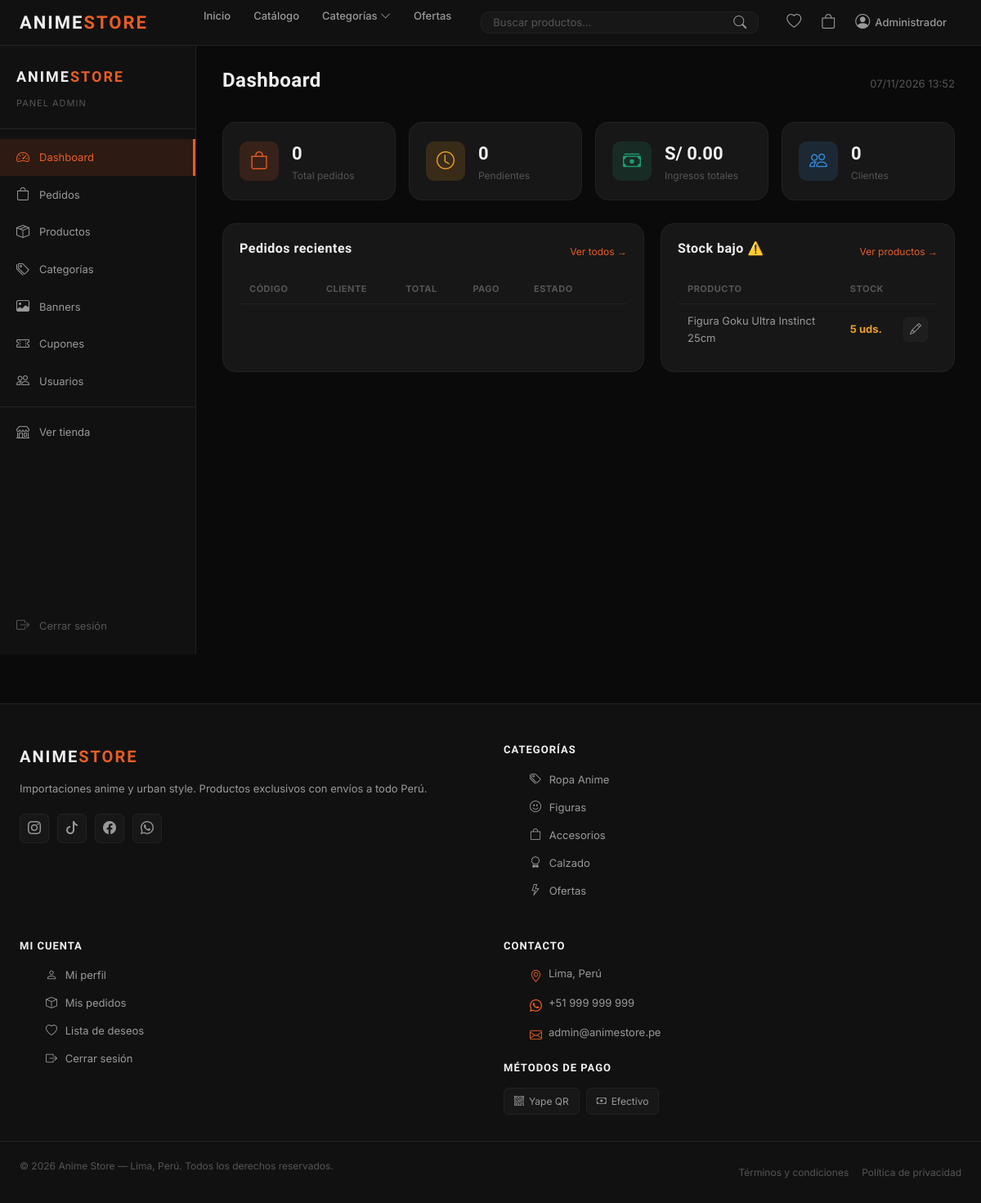
Page /admin/index.php (signed in) on the committed database.
### tables this page shows
CREATE TABLE `productos` (
  `id_producto` int unsigned NOT NULL AUTO_INCREMENT,
  `id_categoria` int unsigned NOT NULL,
  `nombre` varchar(150) NOT NULL,
  `descripcion` text,
  `precio` decimal(10,2) NOT NULL,
  `precio_anterior` decimal(10,2) DEFAULT NULL,
  `stock` int NOT NULL DEFAULT '0',
  `destacado` tinyint(1) NOT NULL DEFAULT '0',
  `activo` tinyint(1) NOT NULL DEFAULT '1',
  `fecha_creacion` datetime NOT NULL DEFAULT CURRENT_TIMESTAMP,
  PRIMARY KEY (`id_producto`),
  KEY `idx_categoria` (`id_categoria`),
  KEY `idx_activo` (`activo`),
  CONSTRAINT `fk_prod_cat` FOREIGN KEY (`id_categoria`) REFERENCES `categorias` (`id_categoria`)
);

CREATE TABLE `categorias` (
  `id_categoria` int unsigned NOT NULL AUTO_INCREMENT,
  `nombre` varchar(100) NOT NULL,
  `descripcion` text,
  `imagen` varchar(255) DEFAULT NULL,
  `activa` tinyint(1) NOT NULL DEFAULT '1',
  PRIMARY KEY (`id_categoria`)
);

### includes/funciones.php (called while the page is built, shortened)
<?php
function sanitizar($dato) {
    return htmlspecialchars(strip_tags(trim($dato)));
}

### config/database.php (called while the page is built, shortened)
<?php
function conectar() {
    static $conn = null;
    if ($conn === null) {
        $conn = new mysqli(DB_HOST, DB_USER, DB_PASS, DB_NAME);
        $conn->set_charset(DB_CHARSET);
    }
    return $conn;
}

### config/session.php (called while the page is built, shortened)
<?php
function esta_logueado() {
    return isset($_SESSION['usuario']['id_usuario']);
}

### admin/index.php (the view, shortened to what this page needs)
<?php
require_once '../includes/header.php';
$conn = conectar();
$total_usuarios   = $conn->query("SELECT COUNT(*) as t FROM usuarios WHERE rol = 'cliente'")->fetch_assoc()['t'];
$total_pedidos    = $conn->query("SELECT COUNT(*) as t FROM pedidos")->fetch_assoc()['t'];
$pedidos_pend     = $conn->query("SELECT COUNT(*) as t FROM pedidos WHERE estado = 'pendiente'")->fetch_assoc()['t'];
$ingresos         = $conn->query("SELECT COALESCE(SUM(total),0) as t FROM pedidos WHERE estado != 'cancelado'")->fetch_assoc()['t'];
$stock_bajo = $conn->query("
    SELECT id_producto, nombre, stock FROM productos
    WHERE activo = 1 AND stock <= 5
    ORDER BY stock ASC
    LIMIT 5
");
?>
<div class="sp-admin-wrap">
    <?php include ROOT_PATH . '/admin/includes/sidebar.php'; ?>
    <div class="sp-admin-content">
        <div class="sp-admin-header">
            <h1 class="sp-admin-titulo">Dashboard</h1>
            <span class="sp-admin-fecha"><?= date('d/m/Y H:i') ?></span>
        </div>
        <div class="sp-stats-grid">
            <div class="sp-stat-card">
                <div class="sp-stat-icon" style="background:rgba(232,93,36,0.15);color:#e85d24">
                    <i class="bi bi-bag"></i>
                </div>
                <div class="sp-stat-info">
                    <span class="sp-stat-valor"><?= $total_pedidos ?></span>
                    <span class="sp-stat-label">Total pedidos</span>
                </div>
            </div>
            <div class="sp-stat-card">
                <div class="sp-stat-icon" style="background:rgba(239,159,39,0.15);color:#EF9F27">
                    <i class="bi bi-clock"></i>
                </div>
                <div class="sp-stat-info">
                    <span class="sp-stat-valor"><?= $pedidos_pend ?></span>
                    <span class="sp-stat-label">Pendientes</span>
                </div>
            </div>
            <div class="sp-stat-card">
                <div class="sp-stat-icon" style="background:rgba(29,158,117,0.15);color:#1d9e75">
                    <i class="bi bi-cash-stack"></i>
                </div>
                <div class="sp-stat-info">
                    <span class="sp-stat-valor">S/ <?= number_format($ingresos, 2) ?></span>
                    <span class="sp-stat-label">Ingresos totales</span>
                </div>
            </div>
            <div class="sp-stat-card">
                <div class="sp-stat-icon" style="background:rgba(55,138,221,0.15);color:#378add">
                    <i class="bi bi-people"></i>
                </div>
                <div class="sp-stat-info">
                    <span class="sp-stat-valor"><?= $total_usuarios ?></span>
                    <span class="sp-stat-label">Clientes</span>
                </div>
            </div>
        </div>
        <div class="sp-admin-grid">
            <div class="sp-admin-card">
                <div class="sp-admin-card-header">
                    <h3>Pedidos recientes</h3>
                    <a href="<?= BASE_URL ?>/admin/pedidos" class="sp-admin-link">Ver todos →</a>
                </div>
                <div class="sp-tabla-wrap">
                    <table class="sp-tabla">
                        <thead>
                            <tr>
                                <th>Código</th>
                                <th>Cliente</th>
                                <th>Total</th>
                                <th>Pago</th>
                                <th>Estado</th>
                                <th></th>
                            </tr>
                        </thead>
                    </table>
                </div>
            </div>
            <div class="sp-admin-card">
                <div class="sp-admin-card-header">
                    <h3>Stock bajo ⚠️</h3>
                    <a href="<?= BASE_URL ?>/admin/productos" class="sp-admin-link">Ver productos →</a>
                </div>
                <?php if ($stock_bajo->num_rows === 0): ?>
                <p style="color:var(--text-muted);font-size:14px;padding:16px 0">Todo el stock está bien.</p>
                <?php else: ?>
                <div class="sp-tabla-wrap">
                    <table class="sp-tabla">
                        <thead>
                            <tr><th>Producto</th><th>Stock</th><th></th></tr>
                        </thead>
                        <tbody>
                            <?php while ($s = $stock_bajo->fetch_assoc()): ?>
                            <tr>
                                <td><?= sanitizar($s['nombre']) ?></td>
                                <td>
                                    <span style="color:<?= $s['stock'] == 0 ? 'var(--error)' : 'var(--warning)' ?>;font-weight:700">
                                        <?= $s['stock'] ?> uds.
                                    </span>
                                </td>
                                <td>
                                    <a href="<?= BASE_URL ?>/admin/productos?editar=<?= $s['id_producto'] ?>" class="sp-admin-btn-sm">
                                        <i class="bi bi-pencil"></i>
                                    </a>
                                </td>
                            </tr>
                            <?php endwhile; ?>
                        </tbody>
                    </table>
                </div>
                <?php endif; ?>
            </div>
        </div>
    </div>
</div>
<?php require_once ROOT_PATH . '/includes/footer.php'; ?>

### includes/footer.php (shortened to what this page needs)
</main>
<footer class="sp-footer">
    <div class="sp-footer-inner">
        <div class="sp-footer-col">
            <a href="<?= BASE_URL ?>" class="sp-logo sp-footer-logo">
                ANIME<span>STORE</span>
            </a>
            <p class="sp-footer-desc">
                Importaciones anime y urban style. Productos exclusivos con envíos a todo Perú.
            </p>
            <div class="sp-footer-social">
                <a href="#" title="Instagram"><i class="bi bi-instagram"></i></a>
                <a href="#" title="TikTok"><i class="bi bi-tiktok"></i></a>
                <a href="#" title="Facebook"><i class="bi bi-facebook"></i></a>
                <a href="#" title="WhatsApp"><i class="bi bi-whatsapp"></i></a>
            </div>
        </div>
        <div class="sp-footer-col">
            <h4 class="sp-footer-title">Categorías</h4>
            <ul class="sp-footer-links">
                <?php foreach ($menu_categorias as $i => $mc): ?>
                <li><a href="<?= BASE_URL ?>/catalogo?categoria=<?= $mc['id_categoria'] ?>"><i class="bi <?= $menu_iconos[$i % count($menu_iconos)] ?>"></i> <?= sanitizar($mc['nombre']) ?></a></li>
                <?php endforeach; ?>
                <li><a href="<?= BASE_URL ?>/catalogo?oferta=1"><i class="bi bi-lightning"></i> Ofertas</a></li>
            </ul>
        </div>
        <div class="sp-footer-col">
            <h4 class="sp-footer-title">Mi cuenta</h4>
            <ul class="sp-footer-links">
                <?php if (esta_logueado()): ?>
                <li><a href="<?= BASE_URL ?>/mi-cuenta"><i class="bi bi-person"></i> Mi perfil</a></li>
                <li><a href="<?= BASE_URL ?>/mi-cuenta?tab=pedidos"><i class="bi bi-box"></i> Mis pedidos</a></li>
                <li><a href="<?= BASE_URL ?>/wishlist"><i class="bi bi-heart"></i> Lista de deseos</a></li>
                <li><a href="<?= BASE_URL ?>/logout"><i class="bi bi-box-arrow-right"></i> Cerrar sesión</a></li>
                <?php else: ?>
                <li><a href="#" onclick="abrirModal('modalLogin')"><i class="bi bi-person"></i> Iniciar sesión</a></li>
                <li><a href="#" onclick="cambiarTab('registro')"><i class="bi bi-pencil"></i> Registrarse</a></li>
                <li><a href="<?= BASE_URL ?>/carrito"><i class="bi bi-bag"></i> Mi carrito</a></li>
                <?php endif; ?>
            </ul>
        </div>
        <div class="sp-footer-col">
            <h4 class="sp-footer-title">Contacto</h4>
            <ul class="sp-footer-links sp-footer-contact">
                <li>
                    <i class="bi bi-geo-alt"></i>
                    <?= TIENDA_DIRECCION ?>
                </li>
                <li>
                    <i class="bi bi-whatsapp"></i>
                    <a href="https://wa.me/<?= str_replace(['+', ' '], '', TIENDA_TELEFONO) ?>">
                        <?= TIENDA_TELEFONO ?>
                    </a>
                </li>
                <li>
                    <i class="bi bi-envelope"></i>
                    <a href="mailto:<?= TIENDA_EMAIL ?>"><?= TIENDA_EMAIL ?></a>
                </li>
            </ul>
            <h4 class="sp-footer-title" style="margin-top:20px">Métodos de pago</h4>
            <div class="sp-footer-pagos">
                <span class="sp-pago-badge">
                    <i class="bi bi-qr-code"></i> Yape QR
                </span>
                <span class="sp-pago-badge">
                    <i class="bi bi-cash"></i> Efectivo
                </span>
            </div>
        </div>
    </div>
    <div class="sp-footer-bottom">
        <p>© <?= date('Y') ?> <?= TIENDA_NOMBRE ?> — Lima, Perú. Todos los derechos reservados.</p>
        <div class="sp-footer-bottom-links">
            <a href="<?= BASE_URL ?>/terminos">Términos y condiciones</a>
            <a href="<?= BASE_URL ?>/privacidad">Política de privacidad</a>
        </div>
    </div>
</footer>
</body>
</html>

### assets/css/style.css (style rules this page uses)
:root { --bg-primary: #0a0a0a; --bg-secondary: #111111; --bg-card: #171717; --bg-hover: #1e1e1e; --accent: #e85d24; --accent-hover: #d14d18; --accent-soft: rgba(232, 93, 36, 0.12); --text-primary: #f0f0f0; --text-secondary: #999999; --text-muted: #555555; --border: #222222; --border-hover: #333333; --success: #1d9e75; --error: #e24b4a; --warning: #EF9F27; --radius-sm: 6px; --radius-md: 10px; --radius-lg: 16px; --shadow: 0 4px 24px rgba(0,0,0,0.4); --font-titulo: 'Rajdhani', sans-serif; --font-body: 'Inter', sans-serif; --nav-h: 56px; --transition: all 0.2s ease; }
*, *::before, *::after { box-sizing: border-box; margin: 0; padding: 0; }
html { scroll-behavior: smooth; }
body { background: var(--bg-primary); color: var(--text-primary); font-family: var(--font-body); font-size: 15px; line-height: 1.6; min-height: 100vh; }
a { color: inherit; text-decoration: none; transition: var(--transition); }
ul { list-style: none; }
.sp-logo { font-family: var(--font-titulo); font-size: 22px; font-weight: 700; letter-spacing: 2px; color: var(--text-primary); flex-shrink: 0; }
.sp-logo span { color: var(--accent); }
.sp-footer { background: var(--bg-secondary); border-top: 1px solid var(--border); margin-top: 60px; }
.sp-footer-inner { max-width: 1400px; margin: 0 auto; padding: 48px 24px 32px; display: grid; grid-template-columns: 2fr 1fr 1fr 1.5fr; gap: 40px; }
.sp-footer-logo { font-size: 20px; margin-bottom: 12px; display: block; }
.sp-footer-desc { font-size: 13px; color: var(--text-secondary); line-height: 1.7; margin-bottom: 20px; }
.sp-footer-social { display: flex; gap: 10px; }
.sp-footer-social a { width: 36px; height: 36px; background: var(--bg-card); border: 1px solid var(--border); border-radius: var(--radius-sm); display: flex; align-items: center; justify-content: center; font-size: 16px; color: var(--text-secondary); transition: var(--transition); }
.sp-footer-title { font-family: var(--font-titulo); font-size: 13px; font-weight: 700; letter-spacing: 1px; text-transform: uppercase; color: var(--text-primary); margin-bottom: 16px; }
.sp-footer-links li { margin-bottom: 10px; }
.sp-footer-links a { font-size: 13px; color: var(--text-secondary); }
.sp-footer-contact li { display: flex; align-items: flex-start; gap: 8px; font-size: 13px; color: var(--text-secondary); margin-bottom: 10px; }
.sp-footer-contact i { color: var(--accent); font-size: 15px; flex-shrink: 0; margin-top: 2px; }
.sp-footer-pagos { display: flex; gap: 8px; flex-wrap: wrap; margin-top: 8px; }
.sp-pago-badge { display: flex; align-items: center; gap: 6px; background: var(--bg-card); border: 1px solid var(--border); border-radius: var(--radius-sm); padding: 6px 12px; font-size: 12px; color: var(--text-secondary); }
.sp-footer-bottom { max-width: 1400px; margin: 0 auto; padding: 20px 24px; border-top: 1px solid var(--border); display: flex; align-items: center; justify-content: space-between; flex-wrap: wrap; gap: 12px; }
.sp-footer-bottom p { font-size: 12px; color: var(--text-muted); }
.sp-footer-bottom-links { display: flex; gap: 16px; }
.sp-footer-bottom-links a { font-size: 12px; color: var(--text-muted); }
.sp-footer-links a i { font-size: 14px; margin-right: 6px; color: var(--text-secondary); width: 16px; }

### assets/css/responsive.css (style rules this page uses)
@media (max-width: 1200px) { .sp-footer-inner { grid-template-columns: 1fr 1fr; gap: 32px; } }

### rows in the picture
productos: nombre "Figura Goku Ultra Instinct 25cm", stock "5"
categorias: nombre "Ropa Anime"
categorias: nombre "Figuras"
categorias: nombre "Accesorios"
categorias: nombre "Calzado"

### other values in the picture
sanitizar($_SESSION['usuario']['nombre']) "Administrador"
$total_pedidos "0"
$pedidos_pend "0"
$ingresos "0.00"
$total_usuarios "0"
TIENDA_DIRECCION "Lima, Perú"
TIENDA_TELEFONO "+51 999 999 999"
TIENDA_EMAIL "admin@animestore.pe"
TIENDA_NOMBRE "Anime Store"
